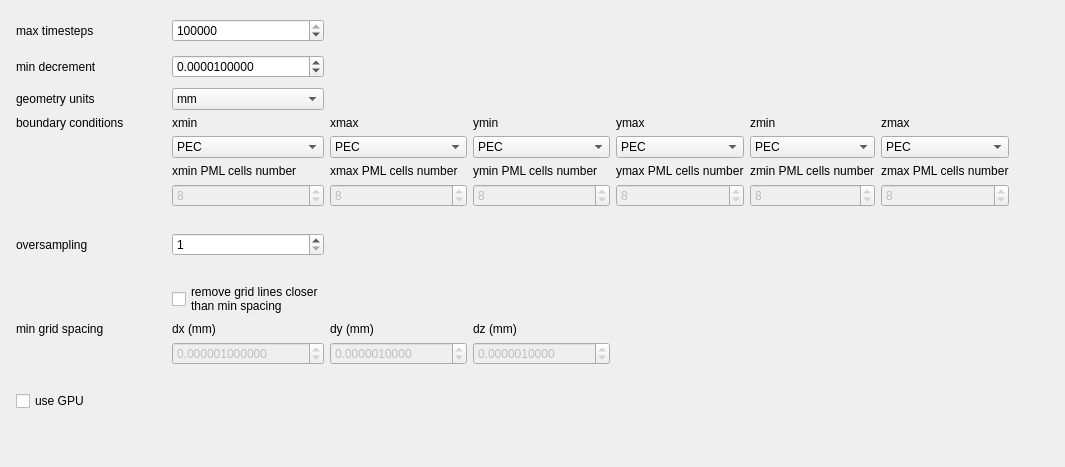
             <widget class="QWidget" name="simulationParamsTab_tabWidget_openEMSTab">
              <attribute name="title">
               <string>openEMS</string>
              </attribute>
              <layout class="QVBoxLayout" name="verticalLayout_35">
               <item>
                <layout class="QGridLayout" name="gridLayout_7">
                 <property name="leftMargin">
                  <number>5</number>
                 </property>
                 <property name="topMargin">
                  <number>5</number>
                 </property>
                 <property name="rightMargin">
                  <number>5</number>
                 </property>
                 <property name="bottomMargin">
                  <number>5</number>
                 </property>
                 <item row="6" column="1">
                  <widget class="QSpinBox" name="PMLxmincells">
                   <property name="enabled">
                    <bool>false</bool>
                   </property>
                   <property name="minimum">
                    <number>1</number>
                   </property>
                   <property name="value">
                    <number>8</number>
                   </property>
                  </widget>
                 </item>
                 <item row="8" column="1">
                  <widget class="QSpinBox" name="simParamsOverSampling">
                   <property name="minimum">
                    <number>1</number>
                   </property>
                   <property name="maximum">
                    <number>10000000</number>
                   </property>
                  </widget>
                 </item>
                 <item row="6" column="3">
                  <widget class="QSpinBox" name="PMLymincells">
                   <property name="enabled">
                    <bool>false</bool>
                   </property>
                   <property name="minimum">
                    <number>1</number>
                   </property>
                   <property name="value">
                    <number>8</number>
                   </property>
                  </widget>
                 </item>
                 <item row="5" column="6">
                  <widget class="QLabel" name="label_39">
                   <property name="text">
                    <string>zmax PML cells number</string>
                   </property>
                  </widget>
                 </item>
                 <item row="10" column="1">
                  <widget class="QCheckBox" name="genParamMinGridSpacingEnable">
                   <property name="text">
                    <string>remove grid lines closer
than min spacing</string>
                   </property>
                  </widget>
                 </item>
                 <item row="4" column="4">
                  <widget class="QComboBox" name="BCymax">
                   <item>
                    <property name="text">
                     <string>PEC</string>
                    </property>
                   </item>
                   <item>
                    <property name="text">
                     <string>PMC</string>
                    </property>
                   </item>
                   <item>
                    <property name="text">
                     <string>MUR</string>
                    </property>
                   </item>
                   <item>
                    <property name="text">
                     <string>PML</string>
                    </property>
                   </item>
                  </widget>
                 </item>
                 <item row="4" column="3">
                  <widget class="QComboBox" name="BCymin">
                   <item>
                    <property name="text">
                     <string>PEC</string>
                    </property>
                   </item>
                   <item>
                    <property name="text">
                     <string>PMC</string>
                    </property>
                   </item>
                   <item>
                    <property name="text">
                     <string>MUR</string>
                    </property>
                   </item>
                   <item>
                    <property name="text">
                     <string>PML</string>
                    </property>
                   </item>
                  </widget>
                 </item>
                 <item row="11" column="3">
                  <widget class="QLabel" name="label_253">
                   <property name="text">
                    <string>dz (mm)</string>
                   </property>
                  </widget>
                 </item>
                 <item row="1" column="0">
                  <widget class="QLabel" name="label_25">
                   <property name="minimumSize">
                    <size>
                     <width>150</width>
                     <height>30</height>
                    </size>
                   </property>
                   <property name="text">
                    <string>min decrement</string>
                   </property>
                  </widget>
                 </item>
                 <item row="12" column="1">
                  <widget class="QDoubleSpinBox" name="genParamMinGridSpacingX">
                   <property name="enabled">
                    <bool>false</bool>
                   </property>
                   <property name="sizePolicy">
                    <sizepolicy hsizetype="Preferred" vsizetype="Fixed">
                     <horstretch>0</horstretch>
                     <verstretch>0</verstretch>
                    </sizepolicy>
                   </property>
                   <property name="decimals">
                    <number>12</number>
                   </property>
                   <property name="maximum">
                    <double>1000000000.000000000000000</double>
                   </property>
                   <property name="singleStep">
                    <double>0.000000000000000</double>
                   </property>
                   <property name="value">
                    <double>0.000001000000000</double>
                   </property>
                  </widget>
                 </item>
                 <item row="11" column="2">
                  <widget class="QLabel" name="label_252">
                   <property name="text">
                    <string>dy (mm)</string>
                   </property>
                  </widget>
                 </item>
                 <item row="6" column="5">
                  <widget class="QSpinBox" name="PMLzmincells">
                   <property name="enabled">
                    <bool>false</bool>
                   </property>
                   <property name="minimum">
                    <number>1</number>
                   </property>
                   <property name="value">
                    <number>8</number>
                   </property>
                  </widget>
                 </item>
                 <item row="0" column="1">
                  <widget class="QSpinBox" name="simParamsMaxTimesteps">
                   <property name="maximum">
                    <number>1000000000</number>
                   </property>
                   <property name="singleStep">
                    <number>1000</number>
                   </property>
                   <property name="value">
                    <number>1000000</number>
                   </property>
                  </widget>
                 </item>
                 <item row="1" column="1">
                  <widget class="QDoubleSpinBox" name="simParamsMinDecrement">
                   <property name="sizePolicy">
                    <sizepolicy hsizetype="Preferred" vsizetype="Fixed">
                     <horstretch>0</horstretch>
                     <verstretch>0</verstretch>
                    </sizepolicy>
                   </property>
                   <property name="decimals">
                    <number>10</number>
                   </property>
                   <property name="maximum">
                    <double>10000000000.000000000000000</double>
                   </property>
                   <property name="singleStep">
                    <double>0.000001000000000</double>
                   </property>
                   <property name="value">
                    <double>0.000010000000000</double>
                   </property>
                  </widget>
                 </item>
                 <item row="7" column="0">
                  <spacer name="verticalSpacer_25">
                   <property name="orientation">
                    <enum>Qt::Orientation::Vertical</enum>
                   </property>
                   <property name="sizeType">
                    <enum>QSizePolicy::Policy::Preferred</enum>
                   </property>
                   <property name="sizeHint" stdset="0">
                    <size>
                     <width>20</width>
                     <height>20</height>
                    </size>
                   </property>
                  </spacer>
                 </item>
                 <item row="3" column="4">
                  <widget class="QLabel" name="label_31">
                   <property name="text">
                    <string>ymax</string>
                   </property>
                  </widget>
                 </item>
                 <item row="13" column="0">
                  <spacer name="verticalSpacer_51">
                   <property name="orientation">
                    <enum>Qt::Orientation::Vertical</enum>
                   </property>
                   <property name="sizeType">
                    <enum>QSizePolicy::Policy::Preferred</enum>
                   </property>
                   <property name="sizeHint" stdset="0">
                    <size>
                     <width>20</width>
                     <height>20</height>
                    </size>
                   </property>
                  </spacer>
                 </item>
                 <item row="4" column="1">
                  <widget class="QComboBox" name="BCxmin">
                   <item>
                    <property name="text">
                     <string>PEC</string>
                    </property>
                   </item>
                   <item>
                    <property name="text">
                     <string>PMC</string>
                    </property>
                   </item>
                   <item>
                    <property name="text">
                     <string>MUR</string>
                    </property>
                   </item>
                   <item>
                    <property name="text">
                     <string>PML</string>
                    </property>
                   </item>
                  </widget>
                 </item>
                 <item row="3" column="0">
                  <widget class="QLabel" name="label_32">
                   <property name="text">
                    <string>boundary conditions</string>
                   </property>
                  </widget>
                 </item>
                 <item row="12" column="3">
                  <widget class="QDoubleSpinBox" name="genParamMinGridSpacingZ">
                   <property name="enabled">
                    <bool>false</bool>
                   </property>
                   <property name="sizePolicy">
                    <sizepolicy hsizetype="Preferred" vsizetype="Fixed">
                     <horstretch>0</horstretch>
                     <verstretch>0</verstretch>
                    </sizepolicy>
                   </property>
                   <property name="decimals">
                    <number>10</number>
                   </property>
                   <property name="maximum">
                    <double>1000000000.000000000000000</double>
                   </property>
                   <property name="value">
                    <double>0.000001000000000</double>
                   </property>
                  </widget>
                 </item>
                 <item row="5" column="2">
                  <widget class="QLabel" name="label_35">
                   <property name="text">
                    <string>xmax PML cells number</string>
                   </property>
                  </widget>
                 </item>
                 <item row="5" column="3">
                  <widget class="QLabel" name="label_36">
                   <property name="text">
                    <string>ymin PML cells number</string>
                   </property>
                  </widget>
                 </item>
                 <item row="11" column="1">
                  <widget class="QLabel" name="label_251">
                   <property name="text">
                    <string>dx (mm)</string>
                   </property>
                  </widget>
                 </item>
                 <item row="0" column="9">
                  <spacer name="horizontalSpacer_12">
                   <property name="orientation">
                    <enum>Qt::Orientation::Horizontal</enum>
                   </property>
                   <property name="sizeHint" stdset="0">
                    <size>
                     <width>40</width>
                     <height>20</height>
                    </size>
                   </property>
                  </spacer>
                 </item>
                 <item row="5" column="5">
                  <widget class="QLabel" name="label_38">
                   <property name="text">
                    <string>zmin PML cells number</string>
                   </property>
                  </widget>
                 </item>
                 <item row="3" column="2">
                  <widget class="QLabel" name="label_22">
                   <property name="text">
                    <string>xmax</string>
                   </property>
                  </widget>
                 </item>
                 <item row="4" column="2">
                  <widget class="QComboBox" name="BCxmax">
                   <item>
                    <property name="text">
                     <string>PEC</string>
                    </property>
                   </item>
                   <item>
                    <property name="text">
                     <string>PMC</string>
                    </property>
                   </item>
                   <item>
                    <property name="text">
                     <string>MUR</string>
                    </property>
                   </item>
                   <item>
                    <property name="text">
                     <string>PML</string>
                    </property>
                   </item>
                  </widget>
                 </item>
                 <item row="6" column="4">
                  <widget class="QSpinBox" name="PMLymaxcells">
                   <property name="enabled">
                    <bool>false</bool>
                   </property>
                   <property name="minimum">
                    <number>1</number>
                   </property>
                   <property name="value">
                    <number>8</number>
                   </property>
                  </widget>
                 </item>
                 <item row="0" column="0">
                  <widget class="QLabel" name="label_23">
                   <property name="sizePolicy">
                    <sizepolicy hsizetype="Minimum" vsizetype="Minimum">
                     <horstretch>0</horstretch>
                     <verstretch>0</verstretch>
                    </sizepolicy>
                   </property>
                   <property name="minimumSize">
                    <size>
                     <width>120</width>
                     <height>30</height>
                    </size>
                   </property>
                   <property name="text">
                    <string>max timesteps</string>
                   </property>
                  </widget>
                 </item>
                 <item row="4" column="6">
                  <widget class="QComboBox" name="BCzmax">
                   <item>
                    <property name="text">
                     <string>PEC</string>
                    </property>
                   </item>
                   <item>
                    <property name="text">
                     <string>PMC</string>
                    </property>
                   </item>
                   <item>
                    <property name="text">
                     <string>MUR</string>
                    </property>
                   </item>
                   <item>
                    <property name="text">
                     <string>PML</string>
                    </property>
                   </item>
                  </widget>
                 </item>
                 <item row="8" column="0">
                  <widget class="QLabel" name="label_100">
                   <property name="text">
                    <string>oversampling</string>
                   </property>
                  </widget>
                 </item>
                 <item row="1" column="2">
                  <widget class="QLabel" name="simParamsMinDecrementdBLabel">
                   <property name="text">
                    <string/>
                   </property>
                  </widget>
                 </item>
                 <item row="6" column="2">
                  <widget class="QSpinBox" name="PMLxmaxcells">
                   <property name="enabled">
                    <bool>false</bool>
                   </property>
                   <property name="minimum">
                    <number>1</number>
                   </property>
                   <property name="value">
                    <number>8</number>
                   </property>
                  </widget>
                 </item>
                 <item row="3" column="6">
                  <widget class="QLabel" name="label_33">
                   <property name="text">
                    <string>zmax</string>
                   </property>
                  </widget>
                 </item>
                 <item row="3" column="1">
                  <widget class="QLabel" name="label_21">
                   <property name="text">
                    <string>xmin</string>
                   </property>
                  </widget>
                 </item>
                 <item row="15" column="1">
                  <spacer name="verticalSpacer_8">
                   <property name="orientation">
                    <enum>Qt::Orientation::Vertical</enum>
                   </property>
                   <property name="sizeHint" stdset="0">
                    <size>
                     <width>20</width>
                     <height>40</height>
                    </size>
                   </property>
                  </spacer>
                 </item>
                 <item row="5" column="4">
                  <widget class="QLabel" name="label_37">
                   <property name="text">
                    <string>ymax PML cells number</string>
                   </property>
                  </widget>
                 </item>
                 <item row="5" column="1">
                  <widget class="QLabel" name="label_34">
                   <property name="text">
                    <string>xmin PML cells number</string>
                   </property>
                  </widget>
                 </item>
                 <item row="6" column="6">
                  <widget class="QSpinBox" name="PMLzmaxcells">
                   <property name="enabled">
                    <bool>false</bool>
                   </property>
                   <property name="minimum">
                    <number>1</number>
                   </property>
                   <property name="value">
                    <number>8</number>
                   </property>
                  </widget>
                 </item>
                 <item row="3" column="3">
                  <widget class="QLabel" name="label_30">
                   <property name="text">
                    <string>ymin</string>
                   </property>
                  </widget>
                 </item>
                 <item row="9" column="0">
                  <spacer name="verticalSpacer_29">
                   <property name="orientation">
                    <enum>Qt::Orientation::Vertical</enum>
                   </property>
                   <property name="sizeType">
                    <enum>QSizePolicy::Policy::Preferred</enum>
                   </property>
                   <property name="sizeHint" stdset="0">
                    <size>
                     <width>20</width>
                     <height>20</height>
                    </size>
                   </property>
                  </spacer>
                 </item>
                 <item row="12" column="2">
                  <widget class="QDoubleSpinBox" name="genParamMinGridSpacingY">
                   <property name="enabled">
                    <bool>false</bool>
                   </property>
                   <property name="sizePolicy">
                    <sizepolicy hsizetype="Preferred" vsizetype="Fixed">
                     <horstretch>0</horstretch>
                     <verstretch>0</verstretch>
                    </sizepolicy>
                   </property>
                   <property name="decimals">
                    <number>10</number>
                   </property>
                   <property name="maximum">
                    <double>1000000000.000000000000000</double>
                   </property>
                   <property name="value">
                    <double>0.000001000000000</double>
                   </property>
                  </widget>
                 </item>
                 <item row="11" column="0">
                  <widget class="QLabel" name="label_47">
                   <property name="text">
                    <string>min grid spacing</string>
                   </property>
                  </widget>
                 </item>
                 <item row="2" column="1">
                  <widget class="QComboBox" name="simParamsDeltaUnitList">
                   <property name="editable">
                    <bool>false</bool>
                   </property>
                   <property name="currentText">
                    <string>mm</string>
                   </property>
                   <property name="currentIndex">
                    <number>2</number>
                   </property>
                   <item>
                    <property name="text">
                     <string>m</string>
                    </property>
                   </item>
                   <item>
                    <property name="text">
                     <string>cm</string>
                    </property>
                   </item>
                   <item>
                    <property name="text">
                     <string>mm</string>
                    </property>
                   </item>
                   <item>
                    <property name="text">
                     <string>µm</string>
                    </property>
                   </item>
                   <item>
                    <property name="text">
                     <string>nm</string>
                    </property>
                   </item>
                  </widget>
                 </item>
                 <item row="4" column="5">
                  <widget class="QComboBox" name="BCzmin">
                   <item>
                    <property name="text">
                     <string>PEC</string>
                    </property>
                   </item>
                   <item>
                    <property name="text">
                     <string>PMC</string>
                    </property>
                   </item>
                   <item>
                    <property name="text">
                     <string>MUR</string>
                    </property>
                   </item>
                   <item>
                    <property name="text">
                     <string>PML</string>
                    </property>
                   </item>
                  </widget>
                 </item>
                 <item row="3" column="5">
                  <widget class="QLabel" name="label_20">
                   <property name="text">
                    <string>zmin</string>
                   </property>
                  </widget>
                 </item>
                 <item row="2" column="0">
                  <widget class="QLabel" name="label_48">
                   <property name="toolTip">
                    <string>&lt;html&gt;&lt;head/&gt;&lt;body&gt;&lt;p&gt;OpenEMS deltaUnit first specified by setRectilinearGrid. This unit is applied to objects as drawingunit.&lt;br/&gt;FreeCAD STL files are exported in FreeCAD standard units (mm) and imported with the appropriate scaling factor to match drawing units.&lt;/p&gt;&lt;/body&gt;&lt;/html&gt;</string>
                   </property>
                   <property name="text">
                    <string>geometry units</string>
                   </property>
                  </widget>
                 </item>
                 <item row="14" column="0">
                  <widget class="QCheckBox" name="simParamsUseGPU">
                   <property name="text">
                    <string>use GPU</string>
                   </property>
                  </widget>
                 </item>
                </layout>
               </item>
              </layout>
             </widget>
